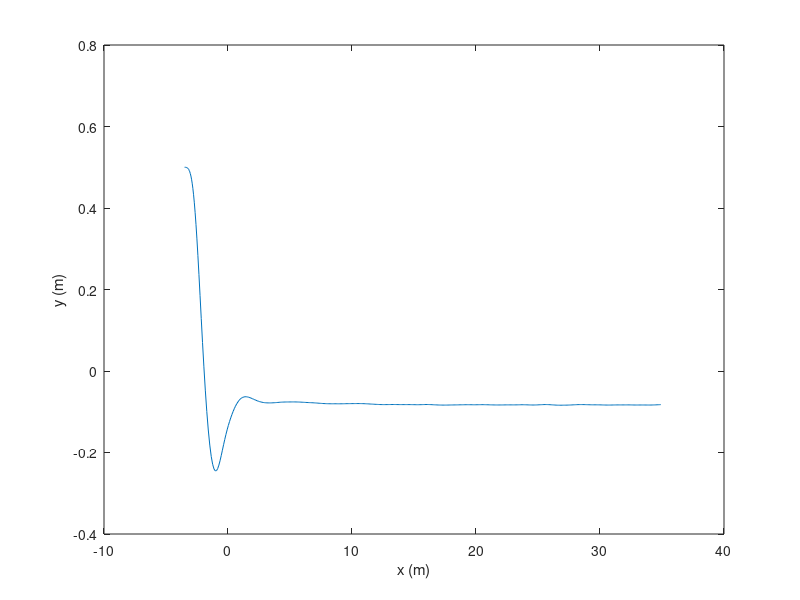
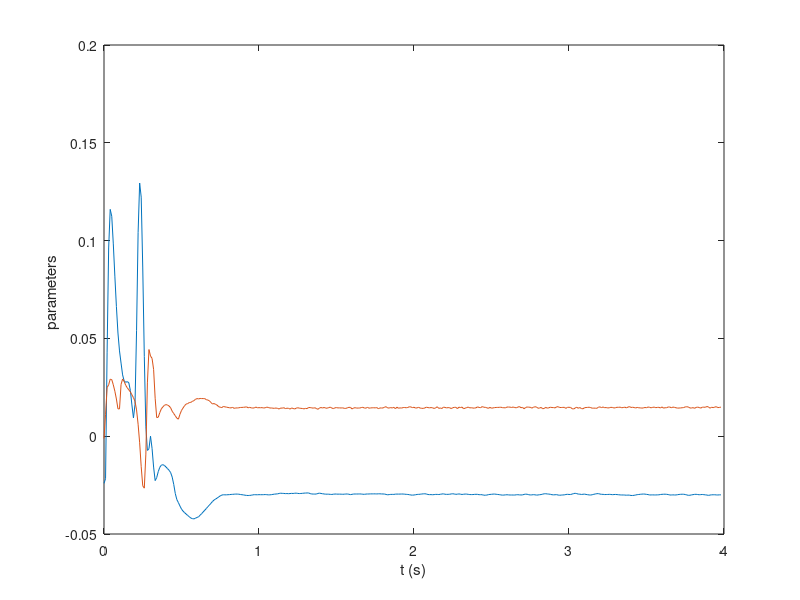
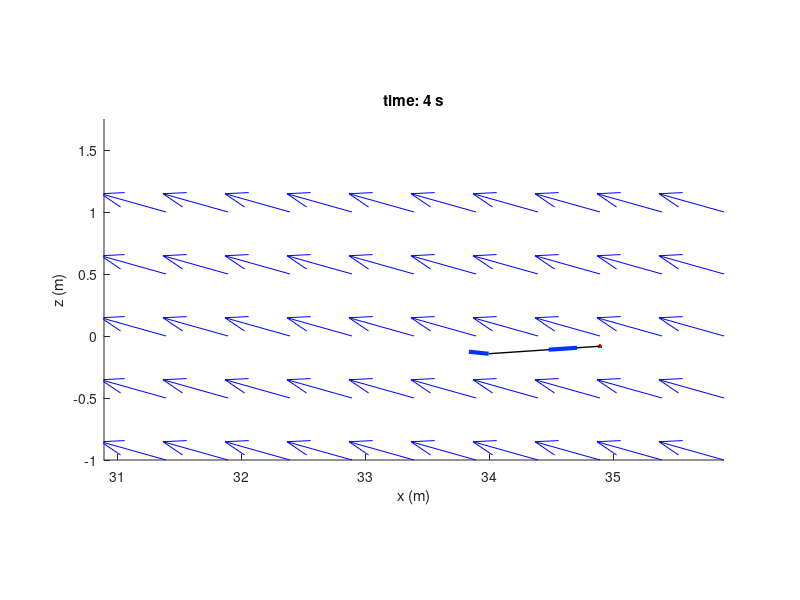

These charts were generated, in order, by the following MATLAB code:
%%%%%%%%%%%%%%%%%%%%%%%%%%%%%%%%%%%%%%%%%%%%%%%%%%%%%%%%%%%%%%%%%%%%%%%%%%%
% Online identification in EKF:
%
% Nonlinear dynamics (7D glider) depend on:
%   - aerodynamic parameters θ = [l_w; S_e]
%   - wind disturbance w = [v_x^0; v_z^0] (treated as time-varying in sim)
%
% The loop is:
%   1) Design an LQR controller around a desired operating point (x_d, u_d)
%      using numerical linearization (A,B) ≈ (∂f/∂x, ∂f/∂u).
%   2) Fly closed-loop with the true nonlinear plant and time-varying wind.
%   3) Run an augmented-state EKF on \bar x = [x; θ] with constant-parameter
%      process model \dot θ = 0, and measurement y = H \bar x + v (H=[I 0]).
%
% Outputs:
%   - perching trajectory
%   - θ_hat(t) traces from EKF
%%%%%%%%%%%%%%%%%%%%%%%%%%%%%%%%%%%%%%%%%%%%%%%%%%%%%%%%%%%%%%%%%%%%%%%%%%%
function glider_nonlinear_parameter_estimation
    close all
    clear all

    % Plant and estimator models:
    %   DYNAMICS:       true 7D plant dynamics f(x,u;param,w)
    %   DYNAMICS_EKF:   augmented dynamics \bar f([x;θ],u) = [f(x,u;θ); 0]
    param=init_glider_params();
    DYNAMICS=@pglider_7d;
    DYNAMICS_EKF=@pglider_7d_augmented;
    DRAW=@draw_glider;

    % Horizon
    T = 4;
    dt = 0.01;
    N = floor(T/dt);
    nX = 7;
    nU = 2;
    
    % Allocate
    t = zeros(1,N);
    x = zeros(nX,N);

    % ---------------------------------------------------------------------
    % LQR design around desired operating point (xd, ud≈0)
    % (Reduced state ignores x-position to focus on z/theta/... regulation.)
    % ---------------------------------------------------------------------
    Q = eye(nX);
    Q(2,2)=1000;           % emphasize z regulation
    R = 0.1 * eye(nU);

    xd = zeros(nX, 1);
    xd(1) = 0;
    xd(2) = 0;
    xd(3) = 0.05;
    xd(5) = 9;
    xd(6) = 0;
    param.xd = xd;

    % Nominal wind (will be varied during the simulation)
    param.vx0 = -1;
    param.vz0 = 0.5;

    % Numerical linearization at (xd, u=0) to build LQR gain
    u0 = zeros(nU,1);
    [A, B] = NumGrads(DYNAMICS,xd,u0,param);

    % LQR on reduced state (ignore x-position: drop state 1)
    [K, S] = lqr(A(2:end,2:end), B(2:end,:), Q(2:end,2:end), R);

    % Reduced desired state for the reduced feedback
    xd = xd(2:end);
    
    % ---------------------------------------------------------------------
    % Wind process (in sim): w_{k+1} = w_k + W w_k + noise
    % (EKF here does NOT estimate wind; it treats wind as part of param.)
    % ---------------------------------------------------------------------
    W = -0.001*eye(2);
    w(:,1)=[param.vx0;param.vz0];

    % Initial true state
    x(:,1)=[-3.5;0.5;0;0;7;0;0];

    % EKF augmented state: xhat = [x; l_w; S_e]
    xhat(:,1) = [x(:,1);0;0];

    % EKF covariance + noise models
    Pk  = eye(length(xhat(:,1))) * 0.1;                % initial covariance
    Rest =  0.01 * eye(nX);                            % measurement noise
    Qest = diag([0.01*ones(1,7), 0.001, 0.001]);       % process noise

    % ---------------------------------------------------------------------
    % Closed-loop simulation with online augmented-state EKF
    % ---------------------------------------------------------------------
    for k =1:N-1
        % LQR control law on reduced state (excluding x-position)
        U(:,k) = -K*(x(2:end,k) - xd);

        % Update the plant wind parameters for this step
        param.vx0 = w(1,k);
        param.vz0 = w(2,k);

        % True plant rollout (Euler)
        x(:,k+1)=x(:,k)+ (DYNAMICS(t(k),x(:,k),U(:,k),param))*dt;

        % EKF predict/update on augmented model
        [xhat(:,k+1), Pk] = extended_kalman_filter( ...
            t, x(:,k), xhat(:,k), U(:,k), Pk, ...
            DYNAMICS_EKF, @NumGrads, param, Qest, Rest);

        % Log parameter estimates θ_hat = [l_w; S_e]
        theta_hat(:,k) = xhat(end-1:end);

        % Wind evolves (simulation-only)
        w(:,k+1) = w(:,k) + W*w(:,k) + 0.01*randn(2,1);

        t(k+1) = t(k)+dt;
    end
    
    % Draw flight (no video recording)
    for k =1:N
        % draw_glider expects [x; wind] appended for visualization
        DRAW(t(k),[x(:,k);w(1,k);w(2,k)],param);
        drawnow;
    end  

    figure(1)
    plot(x(1,:),x(2,:))
    xlabel('x (m)')
    ylabel('y (m)')

    figure(2)
    plot(t(1:end-1),theta_hat')
    xlabel('t (s)')
    ylabel('parameters ')
end

%==========================================================================
% NumGrads: numerical Jacobians (∂f/∂x, ∂f/∂u) around (x0,u0)
%==========================================================================
function [dFdx, dFdu] = NumGrads(DYNAMICS,x0,u0,param)

N=length(x0);
M=length(u0);

dFdx=zeros(N,N);
dFdu=zeros(N,M);
delta=1e-5;

for i=1:N
    
    xU=x0;
    xL=x0;
    
    xU(i)=x0(i)+delta;
    xL(i)=x0(i)-delta;
        
    xdotU=DYNAMICS(0,xU,u0,param);
    xdotL=DYNAMICS(0,xL,u0,param);
    
    dFdx(:,i)=(xdotU-xdotL)/(xU(i)-xL(i));
end

for i=1:M
    
    uU=u0;
    uL=u0;
    
    uU(i)=u0(i)+delta;
    uL(i)=u0(i)-delta;
        
    xdotU=DYNAMICS(0,x0,uU,param);
    xdotL=DYNAMICS(0,x0,uL,param);
    
    dFdu(:,i)=(xdotU-xdotL)/(uU(i)-uL(i));
end
end

%==========================================================================
% extended_kalman_filter
%
% Augmented-state EKF for \bar x:
%   predict:  \bar x_{k+1|k} = \bar x_k + \bar f(\bar x_k, u_k) dt
%   linearize: A = ∂\bar f/∂\bar x
%   update with measurement y = H \bar x + v  (here H=[I 0])
%==========================================================================
function [xhat, Pk] = extended_kalman_filter(t, x, xhat, u, Pk, DYNAMICS, GRADIENTS, param, Qs, Rs)
    dt = param.dt; % time-step used inside the EKF model
    nY = length(param.xd); % number of measurements (here: 7 states)

    % Predict (Euler)
    xhat = xhat + DYNAMICS(t, xhat, u, param)*dt;

    I = eye(length(xhat));

    % Linearize the process model
    [A, B]= GRADIENTS(DYNAMICS, xhat, u, param);
    Ak = I + A*dt;

    % Covariance predict
    Pk = Ak*Pk*Ak' + Qs;

    % Measurement model: y = H xhat + v, H=[I 0]
    Hk = [eye(nY), zeros(nY, length(xhat) - nY)];

    % Innovation
    ek = x - Hk*xhat;
    Sk =  Hk*Pk*Hk' + Rs;

    % Kalman gain
    Kk = Pk*Hk'/Sk;

    % Update
    xhat = xhat + Kk*ek;
    Pk = (I - Kk*Hk)*Pk;
end

%==========================================================================
% init_glider_params: physical + geometric parameters for the glider
%==========================================================================
function param=init_glider_params()

    % x,z,theta,phi_dot,x_dot,z_doth,theta_dot
    param.x0=[-3.4 0.1 0 0 7.4 0 0]';
    
    param.dt=1/119; % time step (note: EKF uses this dt)
    param.g=9.81;   % m/s^2
    param.rho= 1.292; % kg/m^3
    
    dihedral = deg2rad(0); % dihedral angle
    cm=0;

    % Areas / lengths
    param.S_w = 0.05*cos(dihedral) + 0.035 + 0.0035; % wing + fus + tail
    param.S_e = 0.0147;
    param.l_w = -0.03+cm;
    param.l_e = 0.022;
    param.l_h = 0.27-cm;

    % Mass / inertia
    param.m = 0.12;
    param.I=0.0015;
     
    % geometry offsets
    param.cg_x=-0.065;
    param.cg_z=-0.025;
    param.vicon_offset=-0.052;
end

%==========================================================================
% pglider_7d_augmented
%
% Augmented process model for EKF:
%   \bar x = [x; θ],   θ = [l_w; S_e]
%   \dot{\bar x} = [ f(x,u;θ,w); 0 ]
%==========================================================================
function xdota = pglider_7d_augmented(t,xa,u,param)

    % Inject parameter estimates from augmented state into param struct
    param.l_w = xa(8);
    param.S_e = xa(9);
    
    % Extract physical state
    x = xa(1:7);
    
    % Nonlinear glider dynamics
    xdot = pglider_7d(t,x,u,param);
    
    % Constant-parameter model: \dot θ = 0
    xdota = zeros(9, 1);
    xdota(1:7) = xdot;
    xdota(8:9) = 0; 
end
    
%==========================================================================
% pglider_7d: 7D planar glider dynamics with wind
% State:
%   x = [x; z; theta; phi; xdot; zdot; thetadot]
% Control:
%   u(1) = phidot command
%   u(2) = thrust-like term (appears in xdot/zdot equations)
% Wind:
%   param.vx0, param.vz0 are injected each step (simulation loop)
%==========================================================================
function xdot = pglider_7d(t,x,u,param)
    Sw=param.S_w;
    Se=param.S_e;
    l=param.l_h;
    lw=param.l_w;
    le=param.l_e;
    
    m=param.m;
    g=param.g;
    rho=param.rho;
    I=param.I;
    
    vx0=param.vx0;
    vz0=param.vz0;
    
    bw=0; % (unused here, kept from original code)
    
    q1 = x(1,:); q2 = x(2,:);  q3 = x(3,:); q4 = x(4,:);
    qdot1 = x(5,:); qdot2 = x(6,:); qdot3 = x(7,:); qdot4=u(1);
    q5=0;q6=0;
     
    % Wing relative velocity -> wing AoA -> wing force
    xwdot = qdot1+bw*u(2)*cos(q3) - vx0 - q5 - lw*qdot3.*sin(q3);
    zwdot = qdot2+bw*u(2)*sin(q3) - vz0 - q6 + lw*qdot3.*cos(q3);
    alpha_w = q3 - atan2(zwdot,xwdot);
    Fw = rho*Sw*sin(alpha_w).*(zwdot.^2+xwdot.^2);
    
    % Elevator relative velocity -> elevator AoA -> elevator force
    xedot = qdot1+bw*u(2)*cos(q3) - vx0 - q5 + l*qdot3.*sin(q3) + le*(qdot3+qdot4).*sin(q3+q4); 
    zedot = qdot2+bw*u(2)*sin(q3) - vz0 - q6 - l*qdot3.*cos(q3) - le*(qdot3+qdot4).*cos(q3+q4);
    alpha_e = q3+q4-atan2(zedot,xedot);
    Fe = rho*Se*sin(alpha_e).*(zedot.^2+xedot.^2);
    
    xdot=x;
    xdot(1,:)=x(5,:);
    xdot(2,:)=x(6,:);
    xdot(3,:)=x(7,:);
    xdot(4,:)=u(1);
    
    xdot(5,:)=(-(Fw.*sin(q3) + Fe.*sin(q3+q4))./m)+u(2)*cos(q3)./m;
    xdot(6,:)=((Fw.*cos(q3) + Fe.*cos(q3+q4))./m-g)+u(2)*sin(q3)./m;
    xdot(7,:)=((Fw.*lw - Fe.*(l*cos(q4)+le))./I);
end

%==========================================================================
% draw_glider: visualization (uses appended wind components for quiver)
%==========================================================================
function draw_glider(t,x,param)
xd=param.xd;

% x: [x z theta phi dot(x,z,theta,phi) windx windz] for visualization
sc = 2;
lw = -0.15*sc;
lh = 0.45*sc;
le = 0.04*sc;
mac = .1145*sc;

ct = cos(x(3)); st = sin(x(3));
ctp = cos(x(3)+x(4)); stp = sin(x(3)+x(4));

figure(25); clf; hold on;

% Draw wind velocity field (quiver)
Xl=-4+x(1);
Xu=1+x(1);
Yu=1.0;
Yl=-1.0;
dx=0.5;
dy=0.5;
X=Xl:dx:Xu;
Y=Yl:dy:Yu;
[XX,YY] = meshgrid(X,Y);
[m n]=size(XX);

Us=x(8)*ones(m,n)+param.vx0;
Vs=x(9)*ones(m,n);
quiver(XX,YY,Us,Vs,'Color','blue');

% Center of gravity
plot(x(1),x(2),'r.','MarkerSize',10);

% Fuselage
if (lw < 0)
    line([x(1) x(1)-lh*ct],[x(2) x(2)-lh*st],...
        'LineWidth',1,'Color',[0 0 0]);
else
    line([x(1)+(lw+mac/2)*ct x(1)-lh*ct],...
        [x(2)+(lw+mac/2)*st x(2)-lh*st],...
        'LineWidth',1,'Color',[0 0 0]);
end

% Wing
line([x(1)+(lw+mac/2)*ct x(1)+(lw-mac/2)*ct],...
    [x(2)+(lw+mac/2)*st x(2)+(lw-mac/2)*st],...
    'LineWidth',3,'Color',[0 .2 1]);

% Elevator
line([x(1)-lh*ct x(1)-lh*ct-2*le*ctp],...
    [x(2)-lh*st x(2)-lh*st-2*le*stp],...
    'LineWidth',3,'Color',[0 .2 1]);

axis equal; axis([-4+x(1) 1+x(1) -1 1.75]);
title(['time: ',num2str(t,2),' s']);
xlabel('x (m)'); ylabel('z (m)');

% Perch marker
plot(xd(1),xd(2),'ko','MarkerSize',5,'MarkerFaceColor',[0 0 0]);
end
